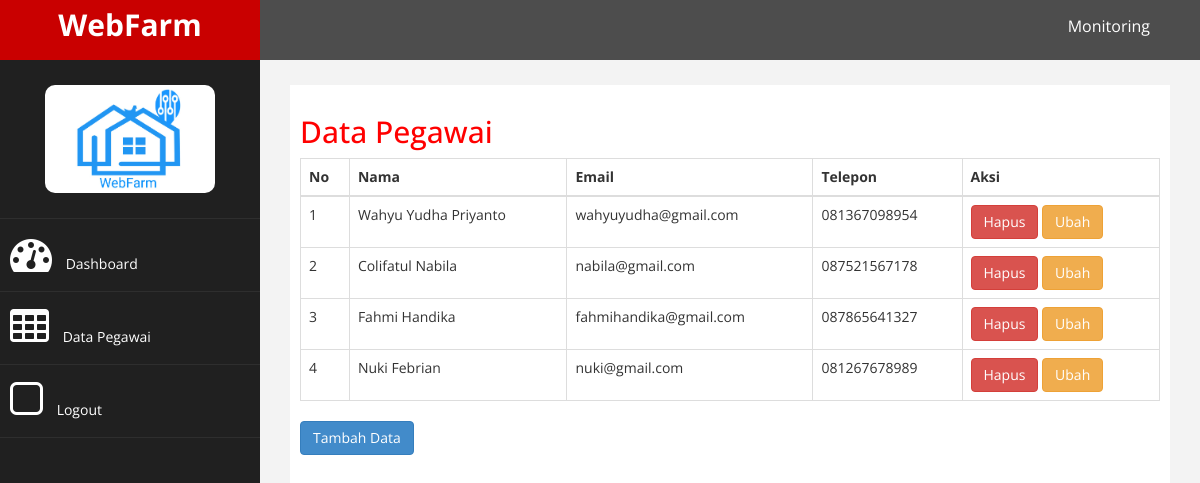
The page /admin/admin_home.php?halaman=pegawai (signed in) on the database its author committed.
### tables this page shows
CREATE TABLE `pegawai` (
  `id_pegawai` int(25) NOT NULL,
  `email_pegawai` varchar(50) NOT NULL,
  `nama_pegawai` varchar(50) NOT NULL,
  `telepon_pegawai` varchar(50) NOT NULL
);

### admin/pegawai.php (the view, shortened to what this page needs)
<h2>Data Pegawai</h2>
<table class="table table-bordered">
	<thead>
		<tr>
			<th>No</th>
			<th>Nama</th>
			<th>Email</th>
			<th>Telepon</th>
			<th>Aksi</th>
		</tr>
	</thead>
	<tbody>
		<?php $nomor=1; ?>
		<?php $ambil=$koneksi->query("SELECT * FROM pegawai"); ?>
		<?php while ($pecah = $ambil->fetch_assoc()) { ?>
		<tr>
			<td><?php echo $nomor; ?></td>
			<td><?php echo $pecah['nama_pegawai']; ?></td>
			<td><?php echo $pecah['email_pegawai']; ?></td>
			<td><?php echo $pecah['telepon_pegawai']; ?></td>
			<td>
				<form method="post" action="hapuspegawai.php">
					<button type="submit" class="btn btn-danger" onclick="return confirm('Apakah Anda yakin ingin menghapus data ini?')">Hapus</button>
				    <a href="admin_home.php?halaman=ubah_pegawai&id=<?php echo $pecah['id_pegawai']; ?>" class="btn btn-warning">Ubah</a>
				</form>
			</td>
		</tr>
		<?php $nomor++; ?>
		<?php } ?>
	</tbody>
</table>
<a href="admin_home.php?halaman=tambah_data&" class="btn btn-primary">Tambah Data</button></a>

### admin/admin_home.php (shortened to what this page needs)
<?php
$koneksi = new mysqli("localhost","root","","sproject");
?>
<!DOCTYPE html>
<html xmlns="http://www.w3.org/1999/xhtml">
<head>
    <link href="assets/css/bootstrap.css" rel="stylesheet" />
    <link href="assets/css/font-awesome.css" rel="stylesheet" />
    <link href="assets/js/morris/morris-0.4.3.min.css" rel="stylesheet" />
    <link href="assets/css/custom.css" rel="stylesheet" />
</head>
<body>
    <div id="wrapper">
        <nav class="navbar navbar-default navbar-cls-top " role="navigation" style="margin-bottom: 0">
            <div class="navbar-header">
                <a class="navbar-brand" href="index.html"> WebFarm </a>
            </div>
  <div style="color: white;
padding: 15px 50px 5px 50px;
float: right;
font-size: 16px;">Monitoring</a> </div>
        </nav>
                <nav class="navbar-default navbar-side" role="navigation">
            <div class="sidebar-collapse">
                <ul class="nav" id="main-menu">
				<li class="text-center">
                    <img src="assets/img/logoedit.PNG" class="user-image img-responsive"/>
					</li>
                    <li><a href="admin_home.php"><i class="fa fa-dashboard fa-3x"></i> Dashboard </a></li>
                    <li><a href="admin_home.php?halaman=pegawai"><i class="fa fa-table fa-3x"></i> Data Pegawai</a></li>
                    <li><a href="admin_home.php?halaman=logout"><i class="fa fa-square-o fa-3x"></i> Logout</a></li>
                </ul>
            </div>
        </nav>
        <div id="page-wrapper" >
            <div id="page-inner">
                <?php
                if (isset($_GET['halaman']))
                {
                    if ($_GET['halaman']=="produk")
                    {
                        include 'produk.php';
                    }
                    elseif ($_GET['halaman']=="pembelian")
                    {
                        include 'pembelian.php';
                    }
                    elseif ($_GET['halaman']=="pegawai")
                    {
                        include 'pegawai.php';
                    }
                    elseif ($_GET['halaman']=="tambah_data")
                    {
                        include 'tambah_pegawai.php';
                    }
                    elseif ($_GET['halaman']=="hapus_pegawai")
                    {
                        include 'hapuspegawai.php';
                    }
                    elseif ($_GET['halaman']=="ubah_pegawai")
                    {
                        include 'ubahpegawai.php';
                    }
                    elseif ($_GET['halaman']=="logout")
                    {
                        include 'logout.php';
                    }
                }
                else
                {
                    include 'home.php';
                }
                ?>
            </div>
            </div>
        </div>
</body>
</html>

### admin/assets/css/custom.css (style rules this page uses)
body { font-family: 'Open Sans', sans-serif; }
#wrapper { width: 100%; background:#202020; }
#page-wrapper { padding: 15px 15px; min-height: 600px; background:#F3F3F3; }
#page-inner { width:100%; margin:10px 20px 10px 0px; background-color:#fff!important; padding:10px; min-height:1200px; }
.text-center { text-align:center; }
h2 { color: #f00; }
.user-image { margin: 25px auto; -webkit-border-radius: 10px; -moz-border-radius: 10px; border-radius: 10px; max-height:170px; max-width:170px; }
.navbar-cls-top .navbar-brand { color: #fff; background: #C90000; width: 260px; text-align: center; height: 60px; font-size: 30px; font-weight: 700; }
.sidebar-collapse , .sidebar-collapse .nav { background:none; }
.sidebar-collapse .nav { padding:0; }
.sidebar-collapse .nav > li > a { color:#fff; background:#202020; text-shadow:none; }
.sidebar-collapse > .nav > li > a { padding:15px 10px; }
.sidebar-collapse > .nav > li { border-bottom: 1px solid rgba(107, 108, 109, 0.19); }
.navbar-side { border:none; background-color: #202020; }
.navbar-cls-top { background:#4D4D4D; border-bottom:none; }
.navbar-default { border:0px solid black; }
.navbar-header { background: #A70303; }
.nav > li > a > i { margin-right:10px; }
@media (min-width:768px) { #page-wrapper { margin: 0 0 0 260px; padding: 15px 30px; min-height: 1200px; } }
@media (min-width:768px) { .navbar-side { z-index: 1; position: absolute; width: 260px; } }
@media (min-width:768px) { .navbar { border-radius: 0px; } }

### rows shown on the page
pegawai: nama_pegawai "Wahyu Yudha Priyanto", email_pegawai "wahyuyudha@gmail.com", telepon_pegawai "081367098954"
pegawai: nama_pegawai "Colifatul Nabila", email_pegawai "nabila@gmail.com", telepon_pegawai "087521567178"
pegawai: nama_pegawai "Fahmi Handika", email_pegawai "fahmihandika@gmail.com", telepon_pegawai "087865641327"
pegawai: nama_pegawai "Nuki Febrian", email_pegawai "nuki@gmail.com", telepon_pegawai "081267678989"
